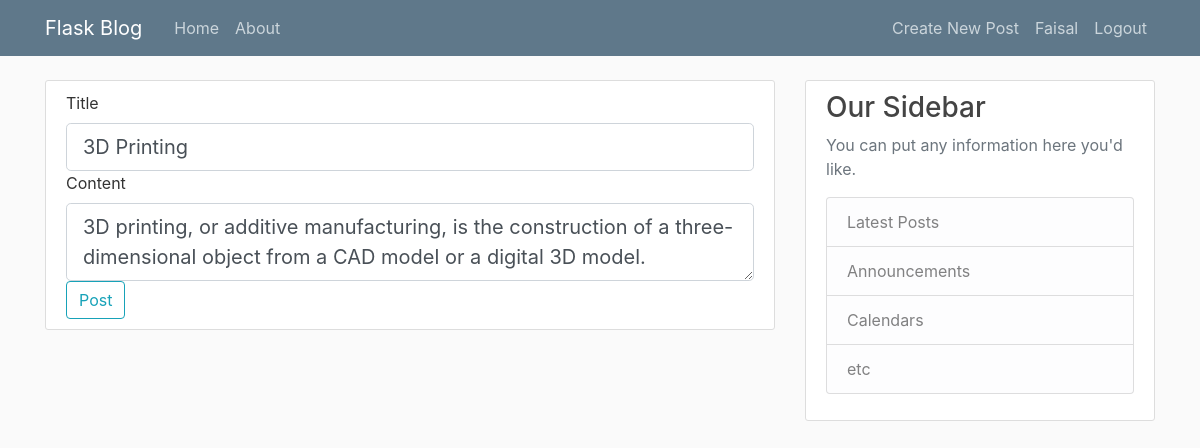
The app's page /post/3/update (signed in) with its own data.
### FMagdum/models.py (models this page shows, shortened)
class User(db.Model, UserMixin):
    id = db.Column(db.Integer, primary_key=True)
    username = db.Column(db.String(20), unique=True, nullable=False)
    email = db.Column(db.String(120), unique=True, nullable=False)
    image_file = db.Column(db.String(20), nullable=False, default='default.jpg')
    password = db.Column(db.String(60), nullable=False)
    posts = db.relationship('Post', backref='author', lazy=True)

class Post(db.Model):
    id = db.Column(db.Integer, primary_key=True)
    title = db.Column(db.String(100),nullable=False)
    date_posted = db.Column(db.DateTime, nullable=False, default=datetime.utcnow)
    content = db.Column(db.Text, nullable=False)
    user_id = db.Column(db.Integer, db.ForeignKey('user.id'), nullable=False)

### FMagdum/routes.py (the view)
@app.route("/post/<int:post_id>/update", methods=['GET','POST'])
@login_required
def update_post(post_id):
    post = Post.query.get_or_404(post_id)
    if post.author != current_user:
        abort(403)
    form = PostForm()
    if form.validate_on_submit():
        post.title = form.title.data
        post.content = form.content.data
        db.session.commit()
        flash('Your post has been updated', 'success')
        return redirect(url_for('post', post_id=post.id))
    elif request.method == 'GET':
        form.title.data = post.title
        form.content.data = post.content
    return render_template('create_post.html', title='Update Post', form=form, legend = 'Create New Post')

### FMagdum/forms.py
class PostForm(FlaskForm):
    title = StringField('Title', validators=[DataRequired()])
    content = TextAreaField('Content', validators=[DataRequired()])
    submit = SubmitField('Post')

### FMagdum/models.py (called while the page is built)
@login_manager.user_loader
def load_user(user_id):
    return User.query.get(int(user_id))

### FMagdum/templates/create_post.html (shortened to what this page needs)
{% extends "layout.html" %}
{%block content%}
<div class="content-section">
    <form method="POST" action="">
        <fieldset class="from-group">
            <div class="from-group">
                {{ form.title.label(class="form-control-label") }}
                {% if form.title.errors %}
                {{ form.title(class="form-control form-control-lg is-invalid") }}
                <div class="invalid-feedback">
                    {% for error in form.title.errors %}
                        <span>
                            {{ error }}
                        </span>
                    {%endfor%}
                </div>
                {%else%}
                    {{ form.title(class="form-control form-control-lg") }}
                {%endif%}
            </div>
            <div class="from-group">
                {{ form.content.label(class="form-control-label") }}
                {% if form.content.errors %}
                {{ form.content(class="form-control form-control-lg is-invalid") }}
                <div class="invalid-feedback">
                    {% for error in form.content.errors %}
                        <span>
                            {{ error }}
                        </span>
                    {%endfor%}
                </div>
                {%else%}
                    {{ form.content(class="form-control form-control-lg") }}
                {%endif%}
            </div>
        </fieldset>
        <div class="from-group">
            {{ form.submit(class="btn btn-outline-info") }}
        </div>
    </form>
</div>
{%endblock content%}

### FMagdum/templates/layout.html (shortened to what this page needs)
<!DOCTYPE html>
<html>
<head>
    <link rel="stylesheet" href="https://maxcdn.bootstrapcdn.com/bootstrap/4.0.0/css/bootstrap.min.css">
    <link rel="stylesheet" type="text/css" href="{{ url_for('static', filename='main.css') }}">
</head>
<body>
    <header class="site-header">
        <nav class="navbar navbar-expand-md navbar-dark bg-steel fixed-top">
          <div class="container">
            <a class="navbar-brand mr-4" href="/">Flask Blog</a>
            <div class="collapse navbar-collapse" id="navbarToggle">
              <div class="navbar-nav mr-auto">
                <a class="nav-item nav-link" href="{{url_for('home')}}">Home</a>
                <a class="nav-item nav-link" href="{{url_for('about')}}">About</a>
              </div>
              <div class="navbar-nav ml-auto">
                {% if current_user.is_authenticated %}
                  <a class="nav-item nav-link" href="{{url_for('new_post')}}">{{legend}}</a>
                  <a class="nav-item nav-link" href="{{url_for('account')}}">{{ current_user.username }}</a>
                  <a class="nav-item nav-link" href="{{url_for('logout')}}">Logout</a>
                {% else %}
                  <a class="nav-item nav-link" href="{{url_for('login')}}">Login</a>
                  <a class="nav-item nav-link" href="{{url_for('register')}}">Register</a>
                {% endif %}
              </div>
            </div>
          </div>
        </nav>
    </header>
    <main role="main" class="container">
        <div class="row">
          <div class="col-md-8">
            {% block content %}{% endblock %}
          </div>
          <div class="col-md-4">
            <div class="content-section">
              <h3>Our Sidebar</h3>
              <p class='text-muted'>You can put any information here you'd like.
                <ul class="list-group">
                  <li class="list-group-item list-group-item-light">Latest Posts</li>
                  <li class="list-group-item list-group-item-light">Announcements</li>
                  <li class="list-group-item list-group-item-light">Calendars</li>
                  <li class="list-group-item list-group-item-light">etc</li>
                </ul>
              </p>
            </div>
          </div>
        </div>
      </main>
</body>
</html>

### FMagdum/static/main.css (style rules this page uses)
body { background: #fafafa; color: #333333; margin-top: 5rem; }
h1, h2, h3, h4, h5, h6 { color: #444444; }
.bg-steel { background-color: #5f788a; }
.site-header .navbar-nav .nav-link { color: #cbd5db; }
.content-section { background: #ffffff; padding: 10px 20px; border: 1px solid #dddddd; border-radius: 3px; margin-bottom: 20px; }

### records on screen
User: username "Faisal"
Post: title "3D Printing", content "3D printing, or additive manufacturing, is the construction of a three-dimensional object from a CAD model or a digital 3D model."

### other values on screen
{{ legend }} "Create New Post"
